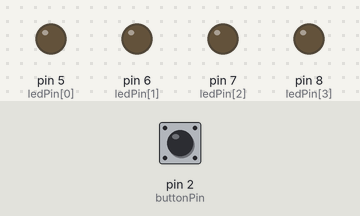
A sketch run on a simulated Arduino Uno, built with avr-gcc and run on an emulated ATmega328P. Shown: output pins drawn as LEDs (lit = HIGH). The test bench sets the inputs (shaded band); at power-on: pin 2 (buttonPin) HIGH.

Above: at 1.2 s.
1.3 s: pin 2 (buttonPin) pulled LOW for 3.2 s
At 5.4 s:
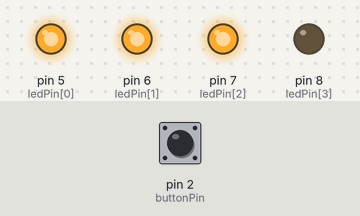
6.0 s: pin 2 (buttonPin) pulled LOW for 0.15 s
At 7.7 s:
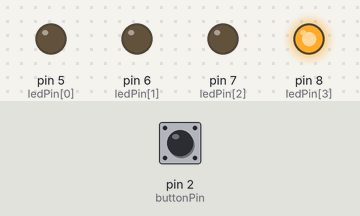
8.0 s: pin 2 (buttonPin) pulled LOW for 1 s
At 9.8 s:
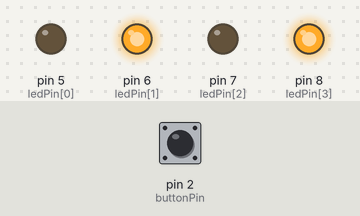
10.5 s: pin 2 (buttonPin) pulled LOW for 0.15 s
At 11.4 s:
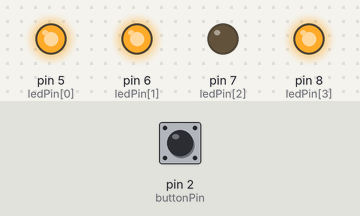
12.5 s: pin 2 (buttonPin) pulled LOW for 0.15 s
At 14.1 s:
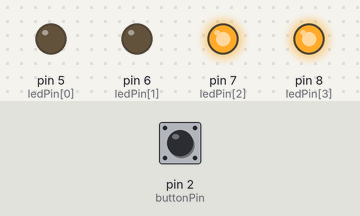
14.5 s: pin 2 (buttonPin) pulled LOW for 1 s
At 16.0 s:
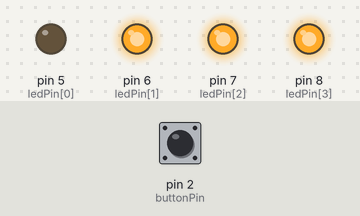
Timing chart, 0 to 17.5 s (numbered marks = the images above; inputs shaded):
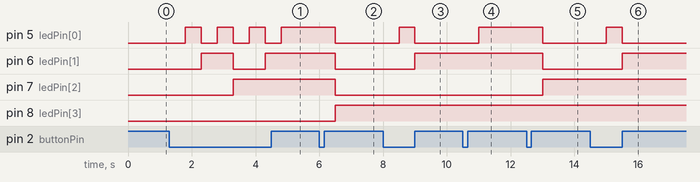

Measured:
- after the input at 1.3 s, pin 5 (ledPin[0]): alternates HIGH for 0.50 s and LOW for 0.50 s, 7 changes in all, then stays HIGH, starting after 0.50 s; pin 6 (ledPin[1]): LOW → HIGH after 1.0 s, → LOW 1.0 s later, → HIGH 1.0 s later; pin 7 (ledPin[2]): LOW → HIGH after 2.0 s
- after the input at 6.0 s, pin 5 (ledPin[0]), pin 6 (ledPin[1]), pin 7 (ledPin[2]): HIGH → LOW after 0.50 s; pin 8 (ledPin[3]): LOW → HIGH after 0.50 s
- after the input at 8.0 s, pin 5 (ledPin[0]): LOW → HIGH after 0.50 s, → LOW 0.50 s later; pin 6 (ledPin[1]): LOW → HIGH after 1.0 s
- after the input at 10.5 s, pin 5 (ledPin[0]): LOW → HIGH after 0.50 s
- after the input at 12.5 s, pin 5 (ledPin[0]), pin 6 (ledPin[1]): HIGH → LOW after 0.50 s; pin 7 (ledPin[2]): LOW → HIGH after 0.50 s
- after the input at 14.5 s, pin 5 (ledPin[0]): LOW → HIGH after 0.50 s, → LOW 0.50 s later; pin 6 (ledPin[1]): LOW → HIGH after 1.0 s

The sketch:

009_Array_8_LEDs.ino
```cpp
/**********************************************************************************
**                                                                               **
**                                     TÍTOL:                                    **
**                              009 Array de 8 LEDs                              **
**                                                                               **
**  NOM: Àlex Boluda Pérez                                      DATA: 05/01/2021 **
**********************************************************************************/

//*********************************** INCLUDE *************************************

//********************************** VARIABLES ************************************
const byte ledPin[] = {5, 6, 7, 8};   // donar nom en un array als pins 5, 6, 7 i 8
const byte buttonPin = 2;             // donar nom al pin 2 de l’Arduino
boolean buttonEstat = LOW;            // definir variable d'estat pel polsador

int ledNum = 4;                       // definir variable de número de LEDs
int num = 0;                          // definir variable del número a mostrar

//*********************************** SETUP ***************************************
void setup()
{
  for(int i = 0; i < ledNum; i++)     // definir els pins 5, 6, 7 i 8 com sortides
  {
    pinMode(ledPin[i], OUTPUT);
  }
  pinMode(buttonPin, INPUT);          // definir el pin 2 com una entrada
  for(int j = 0; j < ledNum ; j++)    // els LEDs mostren incialment 0
    {
      digitalWrite(ledPin[j], 0);
    }
}

//************************************ LOOP ***************************************
void loop()
{
  buttonEstat = digitalRead(buttonPin);

  for(int j = 0; j < ledNum ; j++)    // actualitzar estat LEDs per mostrar número
    {
      digitalWrite(ledPin[j], bitRead(num, j));
    }

  if (buttonEstat == LOW)
  {
    num = num + 1;                    // incrementar el número a mostrar
    if (num == 16)                    // quan ja ha ensenyat el 15 tornar al 0
           {
              num = 0;
           }

    delay(500);                       // per evitar que en una pulsació curta salti més d'un número
  }
}

//********************************** FUNCIONS *************************************
```
